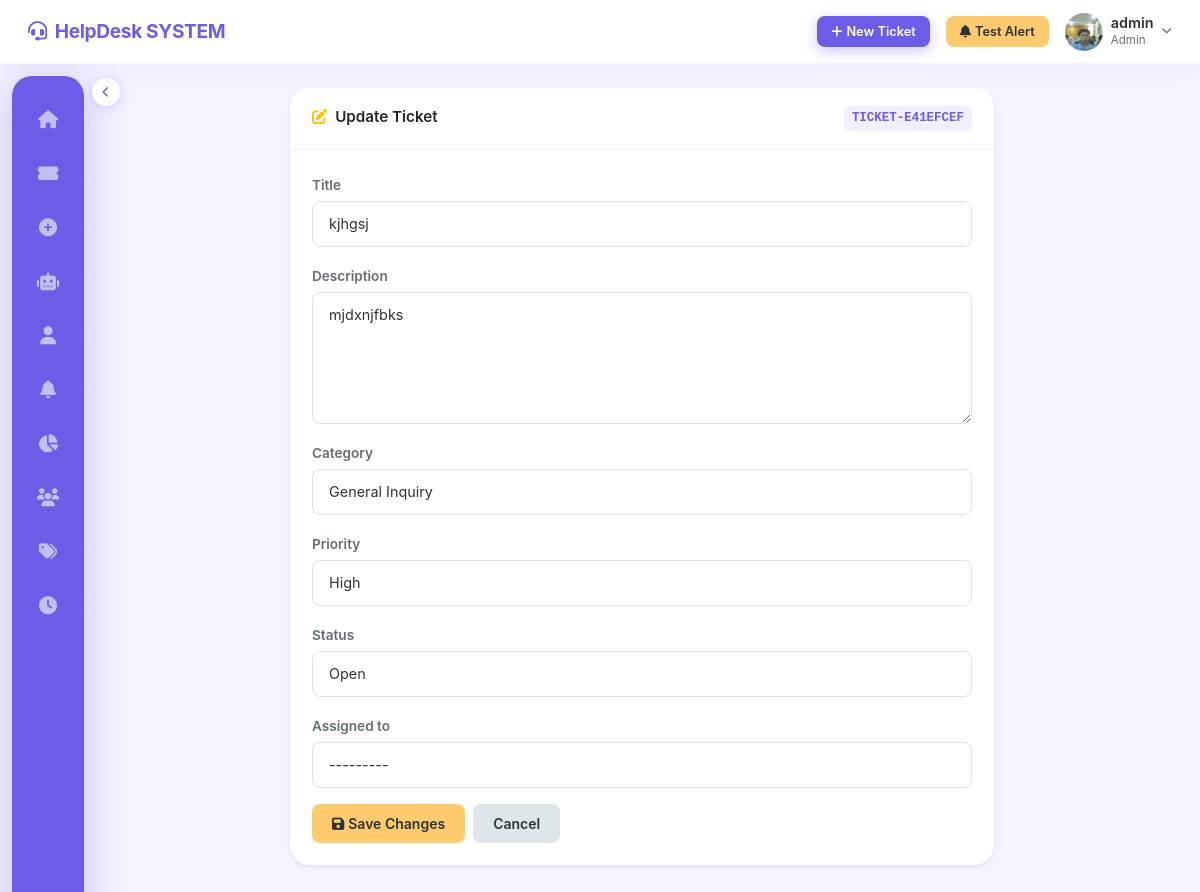
Page /tickets/TICKET-E41EFCEF/update/ (signed in) on the committed database.
### accounts/models.py (models this page shows, shortened)
class User(AbstractUser):
    ROLE_CHOICES = [
        ('admin', 'Admin'),
        ('agent', 'Agent'),
        ('user', 'User'),
    ]
    role = models.CharField(max_length=10, choices=ROLE_CHOICES, default='user')
    phone = models.CharField(max_length=20, blank=True, null=True)
    profile_picture = models.ImageField(
        upload_to='profile_pictures/', blank=True, null=True
    )
    department = models.CharField(max_length=100, blank=True, null=True)
    created_at = models.DateTimeField(auto_now_add=True)
    updated_at = models.DateTimeField(auto_now=True)
    def __str__(self):
        return f'{self.username} ({self.get_role_display()})'
    @property
    def is_regular_user(self):
        return self.role == 'user'

### tickets/models.py (models this page shows, shortened)
class Ticket(models.Model):
    PRIORITY_CHOICES = [
        ('low', 'Low'),
        ('medium', 'Medium'),
        ('high', 'High'),
        ('critical', 'Critical'),
    ]
    STATUS_CHOICES = [
        ('open', 'Open'),
        ('in_progress', 'In Progress'),
        ('resolved', 'Resolved'),
        ('closed', 'Closed'),
    ]
    RATING_CHOICES = [(i, str(i)) for i in range(1, 6)]
    ticket_id = models.CharField(max_length=20, unique=True, editable=False)
    title = models.CharField(max_length=255)
    description = models.TextField()
    category = models.ForeignKey(Category, on_delete=models.SET_NULL, null=True, related_name='tickets')
    priority = models.CharField(max_length=10, choices=PRIORITY_CHOICES, default='medium')
    status = models.CharField(max_length=15, choices=STATUS_CHOICES, default='open')
    created_by = models.ForeignKey(
        settings.AUTH_USER_MODEL, on_delete=models.CASCADE, related_name='created_tickets'
    )
    assigned_to = models.ForeignKey(
        settings.AUTH_USER_MODEL, on_delete=models.SET_NULL,
        null=True, blank=True, related_name='assigned_tickets'
    )
    created_at = models.DateTimeField(auto_now_add=True)
    updated_at = models.DateTimeField(auto_now=True)
    resolved_at = models.DateTimeField(null=True, blank=True)
    closed_at = models.DateTimeField(null=True, blank=True)
    sla_deadline = models.DateTimeField(null=True, blank=True)
    rating = models.IntegerField(choices=RATING_CHOICES, null=True, blank=True)
    rating_comment = models.TextField(blank=True, null=True)
    class Meta:
        ordering = ['-created_at']

### tickets/views.py (the view)
# urls.py: path('tickets/<str:ticket_id>/update/', views.ticket_update_view, name='ticket_update'),
@login_required
def ticket_update_view(request, ticket_id):
    ticket = get_object_or_404(Ticket, ticket_id=ticket_id)
    user = request.user
    if user.is_regular_user:
        messages.error(request, 'Permission denied.')
        return redirect('ticket_detail', ticket_id=ticket_id)
    old_status = ticket.status
    old_assigned = ticket.assigned_to
    if request.method == 'POST':
        form = TicketUpdateForm(request.POST, instance=ticket)
        if form.is_valid():
            updated = form.save(commit=False)
            if updated.status == 'resolved' and old_status != 'resolved':
                updated.resolved_at = timezone.now()
            if updated.status == 'closed' and old_status != 'closed':
                updated.closed_at = timezone.now()
            updated.save()
            if old_status != updated.status:
                log_ticket_history(
                    ticket, user, 'Status Changed',
                    f'Status changed from {old_status} to {updated.status}.'
                )
                send_ticket_notification(ticket, 'status_changed')
                from .notifications import send_change_alert
                send_change_alert(
                    user=user,
                    action='update',
                    object_type='ticket',
                    object_info=f'Ticket #{ticket.ticket_id}: {ticket.title}',
                    details=f'Status changed from {old_status} to {updated.status}'
                )
            if old_assigned != updated.assigned_to:
                assignee = updated.assigned_to.username if updated.assigned_to else 'Unassigned'
                log_ticket_history(ticket, user, 'Assigned', f'Ticket assigned to {assignee}.')
                if updated.assigned_to:
                    send_ticket_notification(ticket, 'assigned')
                from .notifications import send_change_alert
                send_change_alert(
                    user=user,
                    action='update',
                    object_type='ticket',
                    object_info=f'Ticket #{ticket.ticket_id}: {ticket.title}',
                    details=f'Assigned to {assignee}'
                )
            request.session['ios_notification'] = {
                'type': 'success',
                'title': 'Ticket Updated',
                'message': f'Ticket #{ticket.ticket_id} updated successfully',
                'icon': '✅',
                'auto_hide': True,
                'duration': 4000
            }
            messages.success(request, 'Ticket updated.')
            return redirect('ticket_detail', ticket_id=ticket_id)
    else:
        form = TicketUpdateForm(instance=ticket)
    return render(request, 'tickets/update_ticket.html', {'form': form, 'ticket': ticket})

### tickets/forms.py
class TicketUpdateForm(forms.ModelForm):
    class Meta:
        model = Ticket
        fields = ['title', 'description', 'category', 'priority', 'status', 'assigned_to']
    def __init__(self, *args, **kwargs):
        super().__init__(*args, **kwargs)
        from accounts.models import User
        self.fields['assigned_to'].queryset = User.objects.filter(role__in=['agent', 'admin'])
        for field in self.fields.values():
            field.widget.attrs['class'] = 'form-control'
        self.fields['description'].widget = forms.Textarea(attrs={'class': 'form-control', 'rows': 5})

### tickets/models.py (called while the page is built)
    def __str__(self):
        return self.name

### tickets/templates/tickets/update_ticket.html (shortened to what this page needs)
{% extends 'base.html' %}
{% block content %}
<div class="row justify-content-center">
  <div class="col-lg-8">
    <div class="card shadow-sm">
      <div class="card-header bg-white d-flex justify-content-between">
        <span class="fw-semibold">
          <i class="fa fa-edit me-2 text-warning"></i>Update Ticket
        </span>
        <code>{{ ticket.ticket_id }}</code>
      </div>
      <div class="card-body">
        <form method="post" novalidate>
          {% for field in form %}
            <div class="mb-3">
              <label class="form-label fw-semibold">{{ field.label }}</label>
              {{ field }}
            </div>
          {% endfor %}
          <div class="d-flex gap-2">
            <button class="btn btn-warning" type="submit">
              <i class="fa fa-save me-1"></i>Save Changes
            </button>
            <a href="{% url 'ticket_detail' ticket.ticket_id %}" class="btn btn-secondary">Cancel</a>
          </div>
        </form>
      </div>
    </div>
  </div>
</div>
{% endblock %}

### templates/base.html (shortened to what this page needs)
<!DOCTYPE html>
<html lang="en">
<head>
  <link rel="stylesheet" href="https://cdn.jsdelivr.net/npm/bootstrap@5.3.2/dist/css/bootstrap.min.css">
  <link rel="stylesheet" href="https://cdnjs.cloudflare.com/ajax/libs/font-awesome/6.4.2/css/all.min.css">
  {% load static %}
  <link rel="stylesheet" href="{% static 'css/style.css' %}">
</head>
<body>
{% if user.is_authenticated %}
<nav class="navbar">
  <a class="navbar-brand" href="{% url 'dashboard' %}">
    <i class="fa fa-headset"></i>HelpDesk SYSTEM
  </a>
  <div class="ms-auto d-flex align-items-center gap-3">
    <a href="{% url 'ticket_create' %}" class="btn btn-primary btn-sm">
      <i class="fa fa-plus me-1"></i>New Ticket
    </a>
    {% if user.is_authenticated and user.role == 'admin' %}
    <button id="testNotificationBtn" class="btn btn-warning btn-sm">
      <i class="fa fa-bell me-1"></i>Test Alert
    </button>
    {% endif %}
    <div class="dropdown">
      <div data-bs-toggle="dropdown" style="cursor:pointer;" class="d-flex align-items-center gap-2">
        {% if user.profile_picture %}
          <img src="{{ user.profile_picture.url }}" class="nav-avatar" alt="">
        {% else %}
          <div class="nav-avatar-initials">{{ user.username|slice:":1"|upper }}</div>
        {% endif %}
        <div class="d-none d-md-block">
          <div class="fw-semibold" style="font-size:.9rem;line-height:1.2;">{{ user.username }}</div>
          <div style="font-size:.72rem;color:var(--text-secondary);">{{ user.get_role_display }}</div>
        </div>
        <i class="fa fa-chevron-down" style="font-size:.65rem;color:var(--text-secondary);"></i>
      </div>
    </div>
  </div>
</nav>
<button class="sidebar-toggle" id="sidebarToggle" title="Toggle sidebar">
</button>
<nav class="sidebar" id="sidebar">
  <a class="nav-link {% if request.resolver_match.url_name == 'dashboard' %}active{% endif %}"
     href="{% url 'dashboard' %}" title="Dashboard">
    <i class="fa fa-home"></i>
  </a>
  <a class="nav-link {% if request.resolver_match.url_name == 'ticket_list' %}active{% endif %}"
     href="{% url 'ticket_list' %}" title="Tickets">
    <i class="fa fa-ticket-alt"></i>
  </a>
  <a class="nav-link {% if request.resolver_match.url_name == 'ticket_create' %}active{% endif %}"
     href="{% url 'ticket_create' %}" title="New Ticket">
    <i class="fa fa-plus-circle"></i>
  </a>
  <a class="nav-link {% if request.resolver_match.url_name == 'ai_chat' %}active{% endif %}"
     href="{% url 'ai_chat' %}" title="Q&A AI">
    <i class="fa fa-robot"></i>
  </a>
  <a class="nav-link {% if request.resolver_match.url_name == 'profile' %}active{% endif %}"
     href="{% url 'profile' %}" title="Profile">
    <i class="fa fa-user"></i>
  </a>
  {% if user.role == 'admin' %}
  <a class="nav-link {% if request.resolver_match.url_name == 'notification_test' %}active{% endif %}"
     href="{% url 'notification_test' %}" title="Test Notifications">
    <i class="fa fa-bell"></i>
  </a>
  {% endif %}
  {% if user.role == 'admin' or user.role == 'agent' %}
  <a class="nav-link {% if request.resolver_match.url_name == 'reports' %}active{% endif %}"
     href="{% url 'reports' %}" title="Reports">
    <i class="fa fa-chart-pie"></i>
  </a>
  {% endif %}
  {% if user.role == 'admin' %}
  <a class="nav-link {% if 'user' in request.resolver_match.url_name %}active{% endif %}"
     href="{% url 'user_list' %}" title="Users">
    <i class="fa fa-users"></i>
  </a>
  <a class="nav-link {% if 'category' in request.resolver_match.url_name %}active{% endif %}"
     href="{% url 'category_list' %}" title="Categories">
    <i class="fa fa-tags"></i>
  </a>
  <a class="nav-link {% if 'sla' in request.resolver_match.url_name %}active{% endif %}"
     href="{% url 'sla_list' %}" title="SLA Rules">
    <i class="fa fa-clock"></i>
  </a>
  {% endif %}
</nav>
<main class="main-content" id="mainContent">
  {% block content %}{% endblock %}
</main>
{% endif %}
{% load static %}
</body>
</html>

### static/css/style.css (style rules this page uses)
:root { --primary: #6C5CE7; --primary-light: #a29bfe; --primary-ultra-light: #f0eeff; --accent: #00cec9; --success: #00b894; --warning: #fdcb6e; --danger: #e17055; --text-primary: #2d3436; --text-secondary: #636e72; --text-muted: #b2bec3; --bg: #f4f3ff; --card-bg: #ffffff; --sidebar-width: 72px; --sidebar-expanded: 240px; --navbar-height: 64px; --content-offset: 100px; --radius: 20px; --radius-sm: 12px; --radius-xs: 8px; --shadow: 0 4px 24px rgba(108, 92, 231, 0.08); --shadow-hover: 0 8px 40px rgba(108, 92, 231, 0.16); }
* { box-sizing: border-box; margin: 0; padding: 0; }
body { font-family: -apple-system, BlinkMacSystemFont, 'Segoe UI', sans-serif; background: var(--bg); min-height: 100vh; color: var(--text-primary); -webkit-font-smoothing: antialiased; overflow-x: hidden; }
.navbar { position: fixed; top: 0; left: 0; right: 0; height: var(--navbar-height); background: #fff; border-bottom: 1px solid rgba(108,92,231,0.08); display: flex; align-items: center; padding: 0 28px; z-index: 1000; box-shadow: 0 2px 20px rgba(108,92,231,0.06); }
.navbar-brand { font-size: 1.2rem; font-weight: 700; color: var(--primary) !important; letter-spacing: -0.02em; text-decoration: none; }
.navbar-brand i { margin-right: 8px; }
.navbar .ms-auto { display: flex; align-items: center; gap: 12px; }
.nav-avatar { width: 38px; height: 38px; border-radius: 50%; object-fit: cover; }
.sidebar { position: fixed; left: 12px; top: calc(var(--navbar-height) + 12px); bottom: 12px; width: var(--sidebar-width); background: var(--primary); border-radius: var(--radius); z-index: 900; display: flex; flex-direction: column; align-items: center; padding: 20px 0; overflow: hidden; transition: width 0.35s cubic-bezier(0.4, 0, 0.2, 1), opacity 0.3s ease, transform 0.35s cubic-bezier(0.4, 0, 0.2, 1); box-shadow: 0 8px 40px rgba(108, 92, 231, 0.35); }
.sidebar .nav-link { width: 48px; height: 48px; border-radius: var(--radius-sm); display: flex; align-items: center; justify-content: center; color: rgba(255,255,255,0.6) !important; transition: all 0.2s ease; margin-bottom: 6px; position: relative; text-decoration: none; flex-shrink: 0; overflow: hidden; white-space: nowrap; }
.sidebar .nav-link i { font-size: 18px; min-width: 20px; text-align: center; }
.sidebar-toggle { position: fixed; left: calc(var(--sidebar-width) + 12px + 8px); top: calc(var(--navbar-height) + 14px); width: 28px; height: 28px; border-radius: 50%; background: #fff; border: none; box-shadow: 0 2px 12px rgba(108,92,231,0.25); display: flex; align-items: center; justify-content: center; cursor: pointer; z-index: 950; transition: left 0.35s cubic-bezier(0.4, 0, 0.2, 1), background 0.2s ease; color: var(--primary); font-size: 11px; }
.main-content { margin-left: calc(var(--sidebar-width) + 12px + 24px); margin-top: calc(var(--navbar-height) + 24px); padding: 0 24px 100px 0; transition: margin-left 0.35s cubic-bezier(0.4, 0, 0.2, 1); min-height: calc(100vh - var(--navbar-height)); }
.card { background: var(--card-bg); border: none; border-radius: var(--radius); box-shadow: var(--shadow); transition: all 0.3s ease; overflow: hidden; }
.card-header { background: transparent; border-bottom: 1px solid rgba(0,0,0,0.05); padding: 18px 22px; font-weight: 600; border-radius: var(--radius) var(--radius) 0 0 !important; font-size: 0.95rem; }
.card-body { padding: 22px; }
.btn { border-radius: var(--radius-xs); font-weight: 600; font-size: 0.875rem; padding: 9px 20px; border: none; transition: all 0.2s ease; }
.btn-primary { background: var(--primary); color: #fff; box-shadow: 0 4px 14px rgba(108,92,231,0.35); }
.btn-warning { background: var(--warning); color: #2d3436; }
.btn-secondary { background: #dfe6e9; color: var(--text-primary); }
.btn-sm { padding: 6px 14px; font-size: 0.8rem; }
.form-control, .form-select { border-radius: var(--radius-xs); border: 1.5px solid #e0e0e0; padding: 11px 16px; font-size: 0.9rem; background: #fff; color: var(--text-primary); transition: all 0.2s ease; }
.form-label { font-weight: 600; font-size: 0.85rem; color: var(--text-secondary); margin-bottom: 6px; }
code { background: var(--primary-ultra-light); color: var(--primary); padding: 3px 8px; border-radius: 6px; font-family: 'SF Mono', Menlo, monospace; font-size: 0.82em; }
.card { animation: fadeUp 0.35s ease both; }

### rows in the picture
User: profile_picture (picture), username "admin", role "Admin"
Ticket: ticket_id "TICKET-E41EFCEF", form "kjhgsj" "mjdxnjfbks" "General Inquiry" "High" "Open" "---------"

### other values in the picture
{{ field.label }} "Title" "Description" "Category" "Priority" "Status" "Assigned to"
